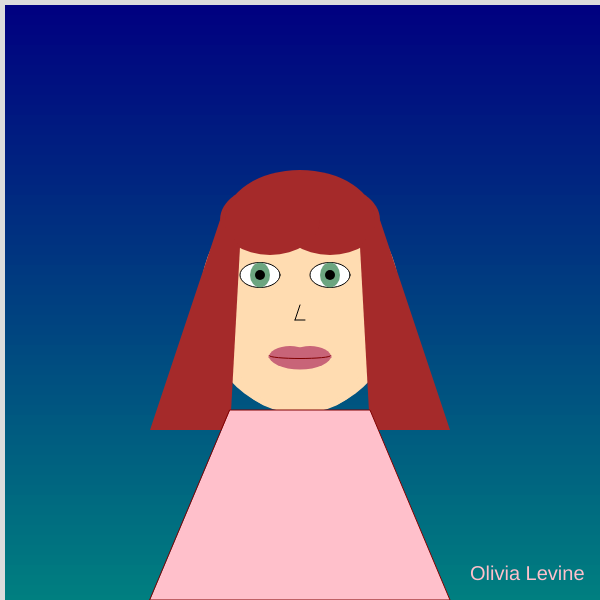
Frame 1 (no input)
Frame 60 (no input): identical to frame 1, image omitted
Frame 120 (the mouse pressed at the canvas centre since frame 60): identical to frame 1, image omitted

The p5.js sketch that drew this single still picture (run headless with seeded random() and noise() and a simulated clock; from frame 60 on, the mouse is pressed at the canvas centre):

// p5.js sketch
// ── sketch.js
/*
  ARTG-2262: Prototyping with Code
  Olivia Levine
  levine.ol@northeastern.edu
  Lab #1 - Assignment 3
  "Olivia Levine Self portrait"
*/

function setup() {
  createCanvas(600, 600);
}

function draw() {
  background(220);
  noStroke();

  // BACKGROUND GRADIENT
  // nested loops tile the canvas with colored squares
  // color shifts from dark to teal as x and y increase
  for (let y = 5; y < height; y += 10) {
    for (let x = 5; x < width; x += 10) {
      fill(0, 128 * y / height, 128);
      square(x, y, 10);
    }
  }

  // cx/cy are the face center, derived from canvas size so the portrait scales
  let cx = width / 2;
  let cy = height / 2;

  // name label in lower right corner
  textSize(20);
  fill("pink");
  noStroke();
  text('Olivia Levine', width - 130, height - 20);

  // head drawn first so hair sits on top of it
  noStroke();
  fill(255, 220, 177);
  ellipse(cx, cy, 200, 225);

  // bezier softens the chin edge, control points pull the curve outward
  noFill();
  stroke(255, 220, 177);
  strokeWeight(6);
  bezier(cx - 60, cy + 80, cx - 40, cy + 120, cx + 40, cy + 120, cx + 60, cy + 80);
  strokeWeight(1);

  // hair drawn after head so it overlaps the face
  noStroke();
  fill("brown");
  ellipse(cx + 30, cy - 80, 100, 70);
  ellipse(cx - 30, cy - 80, 100, 70);
  arc(cx, cy - 80, 150, 100, PI, TWO_PI);

  // right hair panel as a vertex shape (hacker: composite shape)
  beginShape();
  vertex(cx + 80, cy - 80);
  vertex(cx + 60, cy - 53);
  vertex(cx + 70, cy + 130);
  vertex(cx + 150, cy + 130);
  endShape(CLOSE);

  // left hair panel as a vertex shape
  beginShape();
  vertex(cx - 80, cy - 80);
  vertex(cx - 60, cy - 53);
  vertex(cx - 70, cy + 130);
  vertex(cx - 150, cy + 130);
  endShape(CLOSE);

  // left eye
  stroke("black");
  fill("white");
  ellipse(cx - 40, cy - 25, 40, 25);
  noStroke();
  fill(108, 165, 128);
  ellipse(cx - 40, cy - 25, 20, 25);
  fill("black");
  circle(cx - 40, cy - 25, 10);

  // right eye
  stroke("black");
  fill("white");
  ellipse(cx + 30, cy - 25, 40, 25);
  noStroke();
  fill(108, 165, 128);
  ellipse(cx + 30, cy - 25, 20, 25);
  fill("black");
  circle(cx + 30, cy - 25, 10);

  // nose: two lines forming a simple bridge
  stroke("black");
  noFill();
  line(cx, cy + 5, cx - 5, cy + 20);
  line(cx - 5, cy + 20, cx + 5, cy + 20);

  // lips: two arcs for upper lip (PI to TWO_PI = flat bottom, curved top)
  // one arc for lower lip (0 to PI = flat top, curved bottom)
  noStroke();
  fill(200, 100, 120);
  arc(cx - 10, cy + 58, 43, 24, PI, TWO_PI);
  arc(cx + 10, cy + 58, 43, 24, PI, TWO_PI);
  arc(cx, cy + 55, 63, 29, 0, PI);

  // mouth center line
  noFill();
  stroke(128, 0, 0);
  arc(cx, cy + 56, 61, 5, 0, PI);

  // shoulders/body
  fill("pink");
  quad(cx - 70, cy + 110, cx + 70, cy + 110, cx + 150, height, cx - 150, height);
}

function mousePressed() {
  // logs mouse position to console, useful for placing shapes
  console.log("X:" + mouseX + ", Y:" + mouseY);
}
